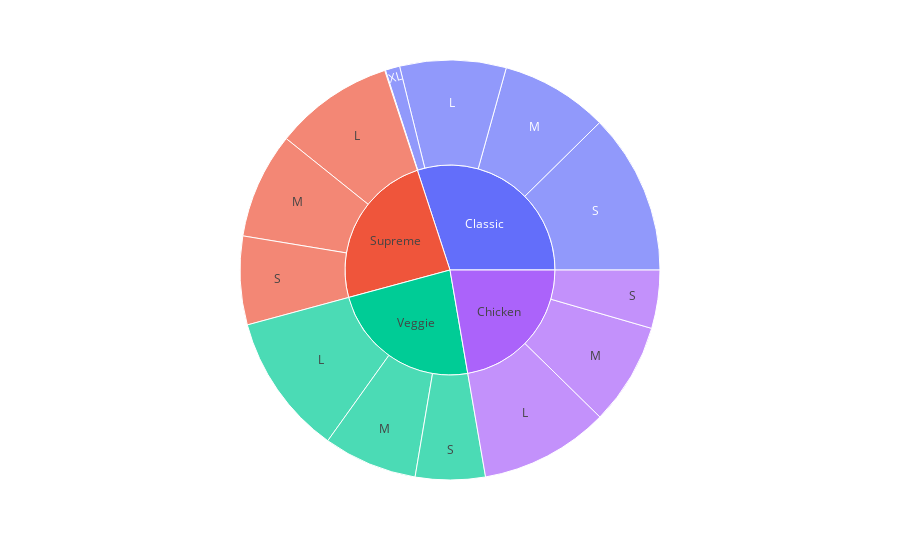

The notebook cell this image was saved under:
### Code cell
fig = px.sunburst(df, path=['category','size'], values='quantity')
fig.show()

### Figure 1 — Plotly figure (JSON) as saved in the notebook; plotly's stock layout.template omitted (floating-point values rounded to 4 significant figures)
{"data": [{"branchvalues": "total", "domain": {"x": [0, 1], "y": [0, 1]}, "hovertemplate": "labels=%{label}<br>quantity=%{value}<br>parent=%{parent}<br>id=%{id}<extra></extra>", "ids": ["Chicken/L", "Classic/L", "Supreme/L", "Veggie/L", "Chicken/M", "Classic/M", "Supreme/M", "Veggie/M", "Chicken/S", "Classic/S", "Supreme/S", "Veggie/S", "Classic/XL", "Classic/XXL", "Chicken", "Classic", "Supreme", "Veggie"], "labels": ["L", "L", "L", "L", "M", "M", "M", "M", "S", "S", "S", "S", "XL", "XXL", "Chicken", "Classic", "Supreme", "Veggie"], "name": "", "parents": ["Chicken", "Classic", "Supreme", "Veggie", "Chicken", "Classic", "Supreme", "Veggie", "Chicken", "Classic", "Supreme", "Veggie", "Classic", "Classic", "", "", "", ""], "type": "sunburst", "values": [4932, 4057, 4564, 5403, 3894, 4112, 4046, 3583, 2224, 6139, 3377, 2663, 552, 28, 11050, 14888, 11987, 11649]}], "layout": {"legend": {"tracegroupgap": 0}, "margin": {"t": 60}}}
